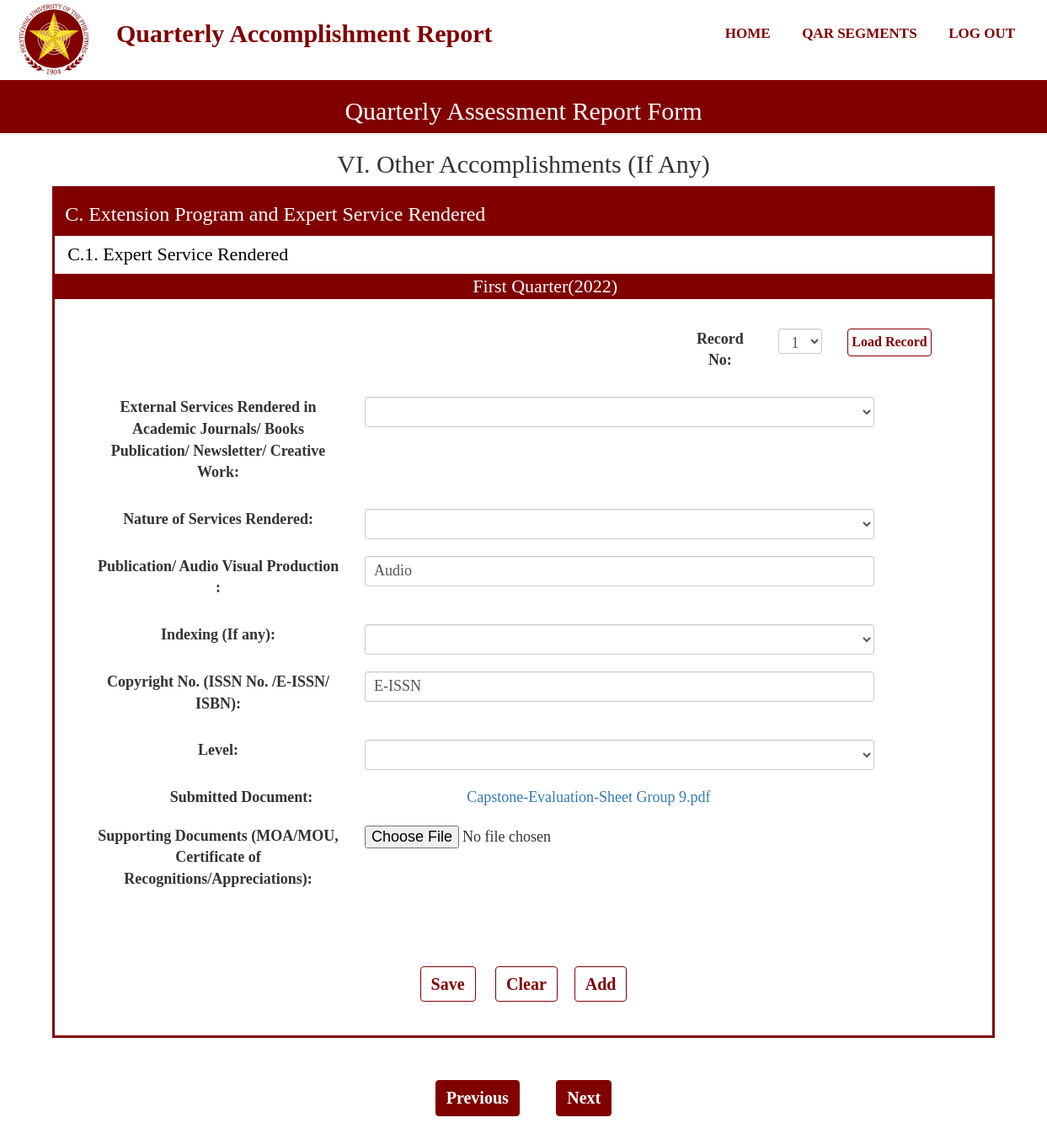
The app's page /ExtensionRendered3.php?Record=1 (signed in) with its own data.
### tables this page shows
CREATE TABLE `quarter` (
  `QuarterId` bigint(11) NOT NULL,
  `QuarterPart` varchar(50) NOT NULL,
  `QuarterStart` date NOT NULL,
  `QuarterEnd` date NOT NULL,
  `QuarterProgress` varchar(50) NOT NULL,
  `YearId` bigint(20) NOT NULL
);

CREATE TABLE `schoolyear` (
  `YearId` bigint(20) NOT NULL,
  `SchoolYear` varchar(50) NOT NULL
);

CREATE TABLE `user` (
  `UserId` bigint(20) NOT NULL,
  `UserName` varchar(50) NOT NULL,
  `UserPassword` varchar(20) NOT NULL,
  `UserLevel` varchar(20) NOT NULL,
  `RealName` varchar(50) NOT NULL,
  `College` varchar(50) NOT NULL,
  `Faculty_id` bigint(20) NOT NULL,
  `UserEmail` varchar(100) NOT NULL,
  `code` int(11) NOT NULL,
  `UserPhoto` varchar(100) NOT NULL
);

CREATE TABLE `extension_journals` (
  `EjId` bigint(20) NOT NULL,
  `SubmissionId` bigint(20) NOT NULL,
  `EjJournals` varchar(100) NOT NULL,
  `EjNature` varchar(100) NOT NULL,
  `EjPublication` varchar(100) NOT NULL,
  `EjIndexing` varchar(100) NOT NULL,
  `EjCopyright` varchar(100) NOT NULL,
  `EjLevel` varchar(100) NOT NULL,
  `EjFilename` varchar(100) NOT NULL,
  `EjTempName` varchar(100) NOT NULL,
  `RevStat` int(11) NOT NULL
);

### functions.php (called while the page is built, shortened)
<?php
function check_login($con)
{
    if(isset($_SESSION['UserId']))
    {
        $id = $_SESSION['UserId'];
        $query = "select * from user where UserId = '$id' limit 1";
        $result = mysqli_query($con,$query);
        if($result && mysqli_num_rows($result)>0)
        {
            $user_data = mysqli_fetch_assoc($result);
            return $user_data;
        }
    }
    die;
}
?>

### ExtensionRendered3.php (the view, shortened to what this page needs)
<?php
include("connection.php");
include("functions.php");
include("navbar.php");
$user_data = check_login($con);
$test = $user_data['UserId'];
$resul = $con->query("SELECT EjId FROM extension_journals WHERE SubmissionId = (SELECT SubmissionId FROM submission WHERE UserId = '$test' AND (SubmissionStatus = 'Ongoing' OR SubmissionStatus = 'Submitted') AND QuarterId = (SELECT QuarterId FROM quarter WHERE QuarterProgress='Ongoing')) ORDER BY EjId DESC");
$quarter = $con->query("SELECT QuarterPart FROM quarter WHERE QuarterProgress = 'Ongoing'");
$quarteryear = $con->query("SELECT SchoolYear FROM schoolyear WHERE YearId = (SELECT YearId FROM quarter WHERE QuarterProgress = 'Ongoing')");
while($qu = $quarter->fetch_assoc())
{
    $q = $qu['QuarterPart'];
}
while($quy = $quarteryear->fetch_assoc())
{
    $qy = $quy['SchoolYear'];
}
?>
<section id="inner-headline">
    <div class="container">
        <div class="row">
            <div class="col-lg-12">
                <h2 class="pageTitle">Quarterly Assessment Report Form</h2>
            </div>
        </div>
    </div>
</section>
<section id="Form-banner">
    <div class="container">
        <div class="row">
            <div class="col-lg-12">
                <h2 class="pageTitle">VI. Other Accomplishments (If Any)</h2>
            </div>
        </div>
    </div>
</section>
<section id="part-banner">
    <div class="container">
        <div class="row">
            <div class="col-lg-12">
                <h3 class="pageTitle">C. Extension Program and Expert Service Rendered</h3>
            </div>
        </div>
    </div>
</section>
<section id="part-banner-specific">
    <div class="container">
        <div class="row">
            <div class="col-lg-12">
                <h4 class="pageTitle">C.1. Expert Service Rendered</h4>
            </div>
        </div>
    </div>
</section>
<section id="part-banner">
    <div class="container">
        <div class="row">
            <div class="col-lg-12">
            <h4 style="margin:0 auto; padding:0; text-align:center;" class="pageTitle"><?php echo $q; echo "($qy)";?></h4>
            </div>
        </div>
    </div>
</section>
<div class="Form-Group1">
    <form action="" method="GET">
        <div class="form-group">
            <div class="col-md-4"style="margin:15px; float:right;">
                <label class="col-md-4 control-label" for="Status">Record No:</label>
                <div class="col-lg-3">
                <select class="form-control input-sm" name="Record" id="Record">
                    <?php
                            if($resul->num_rows == 0)
                            {
                                echo "<option value=''>1</option>";
                            }
                        ?>
                    </select>
                </div>
                <div class="col-lg-2">
                    <button class="btn btn-primary" style="padding:4px; font-size:16px; margin:0 auto;" type="load" onclick="return confirm('Do you want to load this record?');">Load Record</button>
                </div>
            </div>
        </div>
    </form>
    <form name="actorInsert" onSubmit="return ValidateActInsert()" action="Insert/ExtensionRendered3Insert.php" method="POST" enctype="multipart/form-data">
        <?php
            $journal = null;
            $nature = null;
            $publication = null;
            $indexing = null;
            $copyright = null;
            $level = null;
            $file = null;
            if(isset($_GET['Record']))
            {
                $stat = ("UPDATE addstat SET stat = 0 WHERE id = 1");
                mysqli_query($con,$stat);
                $record = $_GET['Record'];
            }
            $query = "SELECT * FROM extension_journals WHERE EjId = '$record'";
            $query_run = mysqli_query($con,$query);
            if(mysqli_num_rows($query_run)>0)
            {
                foreach($query_run as $row)
                {
                    $journal = $row['EjJournals'];
                    $nature = $row['EjNature'];
                    $publication = $row['EjPublication'];
                    $indexing = $row['EjIndexing'];
                    $copyright = $row['EjCopyright'];
                    $level = $row['EjLevel'];
                    $file = $row['EjTempName'];
                    $original = $row['EjFilename'];
                }
            }
        ?>
        <div class="form-group">
            <div class="col-md-11" style="margin-bottom:15px;">
                <label class="col-md-4 control-label" >External Services Rendered in Academic Journals/ Books Publication/ Newsletter/ Creative Work:</label>
                <div class="col-md-8">
                    <select class="form-control input-sm" name="journal" id="Externaleditable" value="<?php echo $journal;?>" minlength='3' maxlength='100' required>
                        <option value=""></option>
                        <option value="Trainer" >Academic</option>
                    </select>
                </div>
            </div>
        </div>
        <div class="form-group">
            <div class="col-md-11" style="margin-bottom:15px;">
                <label class="col-md-4 control-label" >Nature of  Services Rendered:</label>
                <div class="col-md-8">
                    <select class="form-control input-sm" name="nature" id="Classificationeditable" value="<?php echo $nature;?>" minlength='3' maxlength='100' required>
                        <option value=""></option>
                        <option value="Trainer" >Member</option>
                    </select>
                </div>
            </div>
        </div>
        <div class="form-group">
            <div class="col-md-11" style="margin-bottom:15px;">
                <label class="col-md-4 control-label" >Publication/ Audio Visual Production :</label>
                <div class="col-md-8">
                    <input class="form-control input-sm" name="publication" placeholder="" type="text" value="<?php echo $publication;?>" minlength='3' maxlength='100' onkeyup="javascript:capitalize(this.id, this.value);" autocomplete="off" required>
                </div>
            </div>
        </div>
        <div class="form-group">
            <div class="col-md-11" style="margin-bottom:15px;">
                <label class="col-md-4 control-label" >Indexing (If any):</label>
                <div class="col-md-8">
                    <select class="form-control input-sm" name="indexing" id="Indexeditable" minlength='3' maxlength='120' value="<?php echo $indexing;?>" required>
                        <option value=""></option>
                        <option value="Scopus" >Scopus</option>
                    </select>
                </div>
            </div>
        </div>
        <div class="form-group">
            <div class="col-md-11" style="margin-bottom:15px;">
                <label class="col-md-4 control-label" >Copyright No. (ISSN No. /E-ISSN/ ISBN):</label>
                <div class="col-md-8">
                    <input name="copyright" class="form-control input-sm" placeholder="" type="text" value="<?php echo $copyright;?>"  onkeyup="javascript:capitalize(this.id, this.value);" autocomplete="off" required>
                </div>
            </div>
        </div>
        <div class="form-group">
            <div class="col-md-11"style="margin-bottom:15px;">
                <label class="col-md-4 control-label" for="Status">Level:</label>
                <div class="col-md-8">
                    <select class="form-control input-sm" minlength='3' maxlength='100' name="level" id="Leveleditable" value="<?php echo $level;?>" required>
                        <option value=""></option>
                        <option value="International" >International</option>
                    </select>
                </div>
            </div>
        </div>
        <?php
            if(mysqli_num_rows($query_run)>0)
            {
                $download = 'uploads/'.$file;
                echo "<div class='col-md-11'><label class='col-md-5'>Submitted Document:</label> <a class='col-md-5' href= '".$download."' download>".$original."</a></div>
                <div class='panel-body'>
                    <div class='col-md-11'>
                        <label class='col-md-4'>Supporting Documents (MOA/MOU, Certificate of Recognitions/Appreciations):</label>
                        <input class = 'col-md-7' name='file' type='file' value=''>
                    </div>
                </div>
                ";
            }
        ?>
        <div class="Button-group">
            <button class="btn btn-primary" name="submit" value="submit" type="submit" style="font-weight: bold;" onclick="return confirm('Save submission for this segment?');">Save</span></button>
            <?php
                if(mysqli_num_rows($query_run)>0)
                {
                    echo '<button class="btn btn-primary" name="reseter" value="reseter" type="reseter" style="font-weight: bold;" onclick="return confirm(\'This will Delete The Record. Proceed?\');">Clear</span></button>';
                    echo '<button class="btn btn-primary" name="add" value="add" type="add" style="font-weight: bold;" onclick="return confirm(\'Add Another Record?\');">Add</span></button>';
                }
                else
                {
                    echo '<button class="btn btn-primary" name="reset" value="reset" type="reset" style="font-weight: bold;" onclick="return confirm(\'Are you sure?\');">Clear</span></button>';
                }
            ?>
        </div>
    </form>
</div>
<div class="Button-group">
    <div class="border border-light p-3 mb-4">
        <button id="backbtn" class="btn btn-primarys" name="submit" type="submit" style="font-weight: bold;">Previous</span></button>
        <button id="skipbtn" class="btn btn-primarys" name="submit" type="submit" style="font-weight: bold;">Next</span></button>
    </div>
</div>

### style.css (style rules this page uses)
* { padding: 0; margin: 0; text-decoration: none; list-style: none; box-sizing: border-box; }
body { font-family:montseratt; }
#inner-headline { background:#800000; background-size: cover; background-repeat: no-repeat; position: relative; margin: 0;padding: 0; font-family:montseratt; }
#inner-headline h2.pageTitle { color: white; display:block; text-transform: capitalize; text-align: center; }
#Form-banner { text-align: center; margin: 0; padding: 0; font-family:montseratt; }
#part-banner { padding: 0; font-family:montseratt; margin: 0; background-color: #800000; width: 90%; margin: auto; color: white; }
#part-banner-specific { padding: 0; font-family:montseratt; margin: 0; background-color:white; width: 90%; margin: auto; color:black; border-color: #800000; border-style: solid; }
.col-lg-12 h4 { font-size: 22px; }
.Button-group { margin:0 auto; padding: 30px; text-align: center; }
.btn-primary { margin: 20px; font-size: 20px; font-weight: bold; color:#800000; background-color:white; border-color:#800000; }
.btn-primarys { margin: 20px; font-size: 20px; font-weight: bold; background-color:#800000; border-color:#800000; color:white; }
.form-group { margin:0 auto; text-align: center; padding: 20px; font-size: 16px; }
.panel-body { margin:0 auto; text-align: center; padding: 20px; font-size: 16px; }
.btn-primary { margin: 10px; font-size: 20px; font-weight: bold; color:#800000; background-color:white; border-color:#800000; }
.col-md-11 { margin-bottom: 15px; font-size: 18px; }
.col-md-11 select { height: 36px; font-size: 18px; }
.col-md-8 input { height: 36px; font-size: 18px; }
.panel-body { font-size: 18px; }
.col-md-4 { margin-bottom: 15px; }
.col-md-4 select { height: 30px; font-size: 18px; }
.col-md-4 label { font-size: 18px; }
.form-control { height: 30px; font-size: 18px; }
.Form-Group1 { width: 90%; text-align: center; margin: auto; padding: 0; border-color: #800000; border-style: solid; height: auto; }

### records on screen
quarter: QuarterPart "First Quarter"
schoolyear: SchoolYear "2022"
extension_journals: publication "Audio", copyright "E-ISSN", EjFilename "Capstone-Evaluation-Sheet Group 9.pdf"
